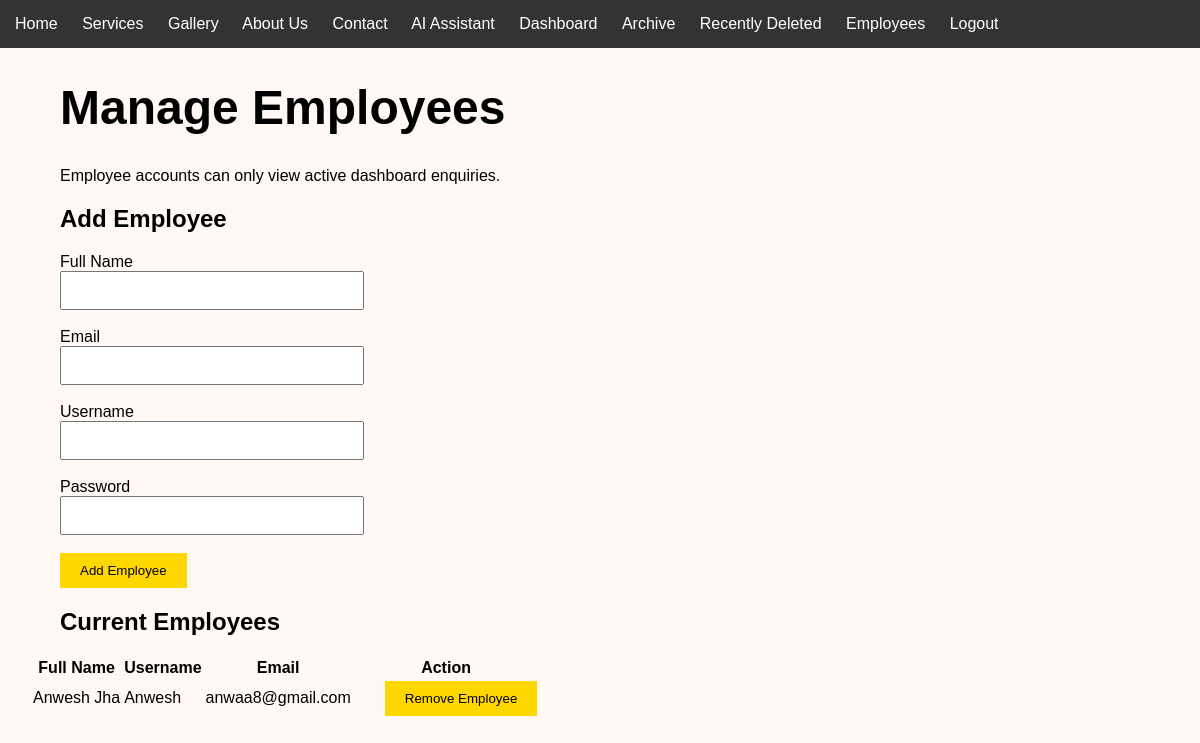
The app's page /employees (signed in) with its own data.
### tables this page shows
CREATE TABLE Admins (

    AdminID INTEGER PRIMARY KEY AUTOINCREMENT,

    Username TEXT NOT NULL UNIQUE,

    Password TEXT NOT NULL,

    FullName TEXT NOT NULL,

    Email TEXT NOT NULL

, Role TEXT NOT NULL DEFAULT 'employee');

### app.py (the view, shortened to what this page needs)
@app.route(
    "/employees",
    methods=["GET", "POST"]
)
@admin_required
def manage_employees():
    error = None
    success = None
    connection = get_connection()
    cursor = connection.cursor()
    cursor.execute("""
        SELECT *
        FROM Admins
        WHERE Role = 'employee'
        AND Username != 'rani'
        ORDER BY FullName ASC
    """)
    employees = cursor.fetchall()
    connection.close()
    return render_template(
        "employees.html",
        employees=employees,
        error=error,
        success=success
    )

### app.py (called while the page is built)
def admin_required(route_function):
    @wraps(route_function)
    def protected_route(*args, **kwargs):
        if session.get("logged_in") is not True:
            return redirect(url_for("login"))
        if (
            session.get("role") != "admin"
            or session.get("username") != "rani"
        ):
            return redirect(url_for("dashboard"))
        return route_function(*args, **kwargs)
    return protected_route

### database.py (called while the page is built)
def get_connection():
    connection = sqlite3.connect(DATABASE)
    connection.row_factory = sqlite3.Row
    connection.execute(
        "PRAGMA foreign_keys = ON"
    )
    return connection

### templates/employees.html (shortened to what this page needs)
{% extends "base.html" %}
{% block content %}
<h1>Manage Employees</h1>
<p>
    Employee accounts can only view active dashboard enquiries.
</p>
<section>
    <h2>Add Employee</h2>
    <form method="POST">
        <label for="full_name">
            Full Name
        </label>
        <br>
        <input
            type="text"
            id="full_name"
            name="full_name"
            required
        >
        <br><br>
        <label for="email">
            Email
        </label>
        <br>
        <input
            type="email"
            id="email"
            name="email"
            required
        >
        <br><br>
        <label for="username">
            Username
        </label>
        <br>
        <input
            type="text"
            id="username"
            name="username"
            minlength="3"
            required
        >
        <br><br>
        <label for="password">
            Password
        </label>
        <br>
        <input
            type="password"
            id="password"
            name="password"
            minlength="6"
            required
        >
        <br><br>
        <button type="submit">
            Add Employee
        </button>
    </form>
</section>
<section>
    <h2>Current Employees</h2>
    {% if employees %}
    <table>
        <thead>
            <tr>
                <th>Full Name</th>
                <th>Username</th>
                <th>Email</th>
                <th>Action</th>
            </tr>
        </thead>
        <tbody>
            {% for employee in employees %}
            <tr>
                <td>
                    {{ employee["FullName"] }}
                </td>
                <td>
                    {{ employee["Username"] }}
                </td>
                <td>
                    {{ employee["Email"] }}
                </td>
                <td>
                    <form
                        method="POST"
                        action="{{ url_for(
                            'remove_employee',
                            employee_id=employee['AdminID']
                        ) }}"
                        onsubmit="return confirm(
                            'Are you sure you want to remove this employee?'
                        );"
                    >
                        <button type="submit">
                            Remove Employee
                        </button>
                    </form>
                </td>
            </tr>
            {% endfor %}
        </tbody>
    </table>
    {% else %}
    <p>
        No employee accounts have been added.
    </p>
    {% endif %}
</section>
{% endblock %}

### static/css/style.css (style rules this page uses)
body { margin: 0; font-family: Arial, sans-serif; background: #fff8f4; }
h1 { font-size: 48px; }
main, form, h1, h2, p { margin-left: 30px; }
input, select, textarea { padding: 10px; width: 280px; }
button { background: gold; border: none; padding: 10px 20px; cursor: pointer; }

### records on screen
Admins: FullName "Anwesh Jha", Username "Anwesh", Email "anwaa8@gmail.com"
